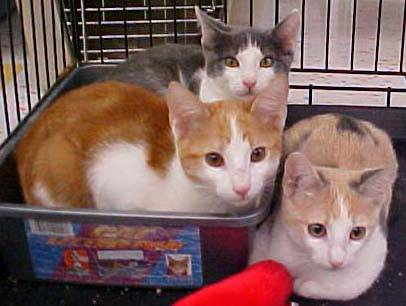
#> input picture keras_2_example_classifier/data/test1/cats/cat.126.jpg, 406 x 306 px
$ python sobel_player.py ../../keras_2_example_classifier/data/test1/cats/cat.126.jpg
#> lines starting #> are read from the running program, lines starting #| are printed output that depends on the picture
from scipy import ndimage
import matplotlib.pyplot as plt
import numpy as np
import sys
import numpy as np
from PIL import Image

def load_image( infilename ) :
    img = Image.open( infilename )
#> img is the input picture: PIL image 406x306 RGB; mean R, G, B 128, 98.2, 94.2
    img.load()
    data = np.asarray( img, dtype="int32" )
    return data


im = load_image( sys.argv[1] )

# im = np.zeros((256, 256))
# im[64:-64, 64:-64] = 1
#
# im = ndimage.rotate(im, 15, mode='constant')
# im = ndimage.gaussian_filter(im, 8)


sx = ndimage.sobel(im, axis=0, mode='constant')
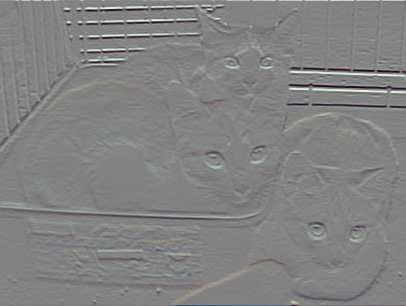
#> sx: shape (306, 406, 3) int32; mean R, G, B -1, -2.3, -2; drawn with min black and max white
sy = ndimage.sobel(im, axis=1, mode='constant')
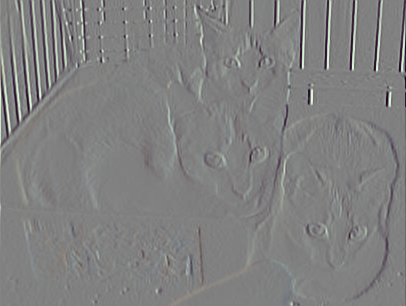
#> sy: shape (306, 406, 3) int32; mean R, G, B 0.3, 0.4, 0.4; drawn with min black and max white
sob = np.hypot(sx, sy)
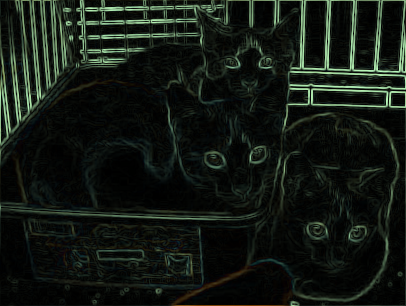
#> sob: shape (306, 406, 3) float64; mean R, G, B 286.7, 377.8, 286.6; drawn with min black and max white

plt.figure(figsize=(16, 5))
plt.subplot(141)
plt.imshow(im, cmap=plt.cm.gray)
plt.axis('off')
plt.title('square', fontsize=20)
plt.subplot(142)
plt.imshow(sx)
plt.axis('off')
plt.title('Sobel (x direction) ', fontsize=20)
plt.subplot(143)
#plt.imshow(sob)
#plt.axis('off')
#plt.title('Sobel filter', fontsize=20)

#> (the run stopped early here; a loop or call above may not have finished)

$ run again, on keras_2_example_classifier/data/test1/cats/cat.142.jpg
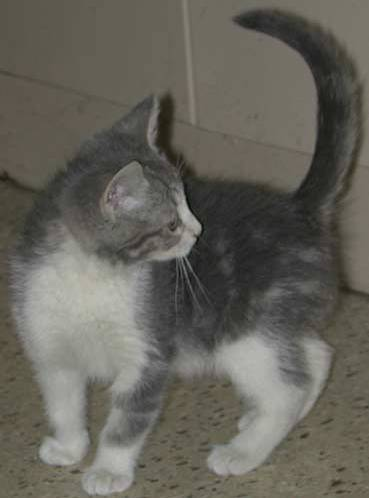
#> input picture keras_2_example_classifier/data/test1/cats/cat.142.jpg, 369 x 498 px
#> in load_image, img is the input picture: PIL image 369x498 RGB; mean R, G, B 100.9, 98.7, 90.6
#> `sy = ndimage.sobel(im, axis=1, mode='constant')`:
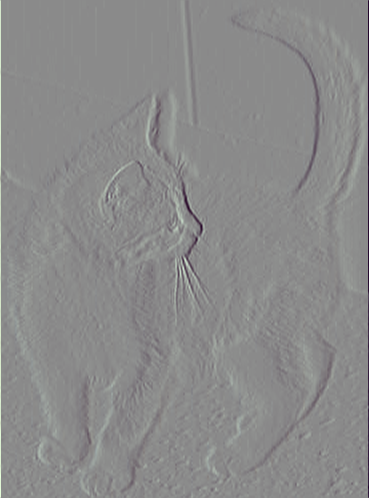
#> sy: shape (498, 369, 3) int32; mean R, G, B 0.8, 1.1, 0.8; drawn with min black and max white
#> `sob = np.hypot(sx, sy)`:
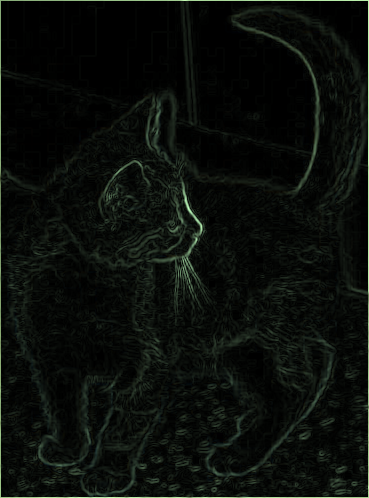
#> sob: shape (498, 369, 3) float64; mean R, G, B 83.9, 111.1, 83.1; drawn with min black and max white

$ run again, on keras_2_example_classifier/data/test1/cats/cat.178.jpg
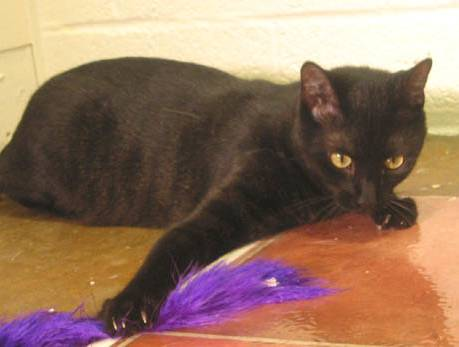
#> input picture keras_2_example_classifier/data/test1/cats/cat.178.jpg, 459 x 347 px
#> in load_image, img is the input picture: PIL image 459x347 RGB; mean R, G, B 146.3, 115.9, 96
#> `sy = ndimage.sobel(im, axis=1, mode='constant')`:
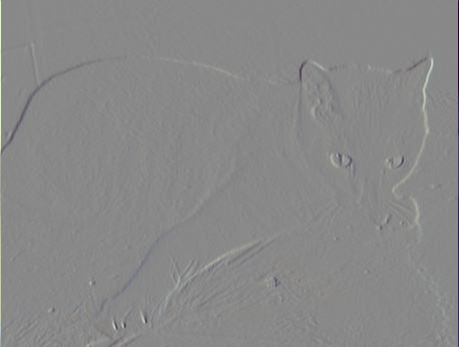
#> sy: shape (347, 459, 3) int32; mean R, G, B 1.5, 1.9, 1.4; drawn with min black and max white
#> `sob = np.hypot(sx, sy)`:
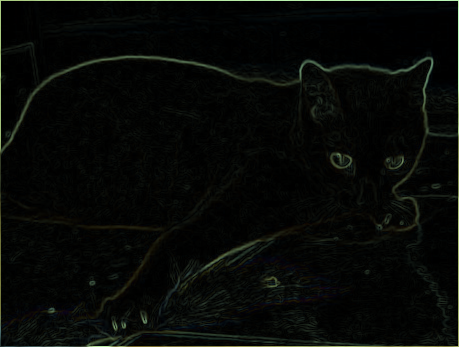
#> sob: shape (347, 459, 3) float64; mean R, G, B 119.9, 150.7, 111.8; drawn with min black and max white

$ run again, on keras_2_example_classifier/data/test1/cats/cat.190.jpg
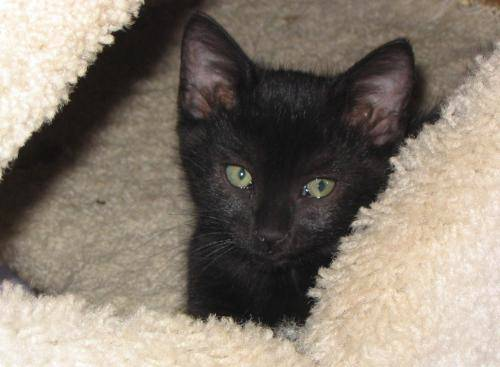
#> input picture keras_2_example_classifier/data/test1/cats/cat.190.jpg, 500 x 367 px
#> in load_image, img is the input picture: PIL image 500x367 RGB; mean R, G, B 134.6, 124.2, 112.3
#> `sy = ndimage.sobel(im, axis=1, mode='constant')`:
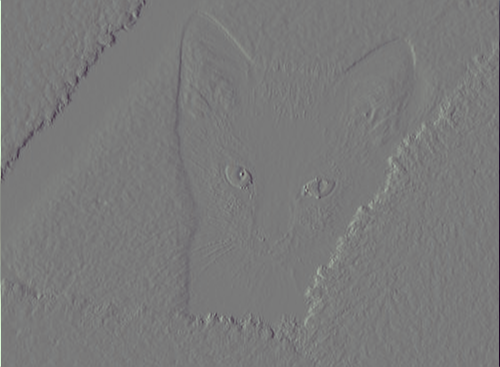
#> sy: shape (367, 500, 3) int32; mean R, G, B 0.7, 0.7, 0.4; drawn with min black and max white
#> `sob = np.hypot(sx, sy)`:
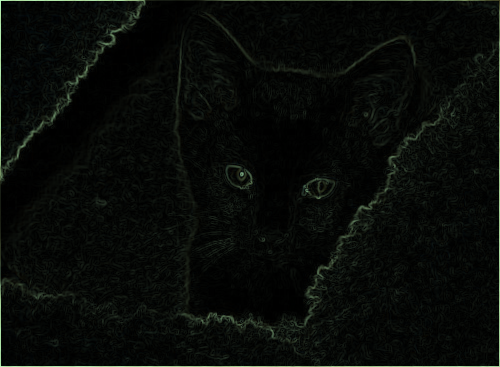
#> sob: shape (367, 500, 3) float64; mean R, G, B 144.8, 190.6, 142.1; drawn with min black and max white
